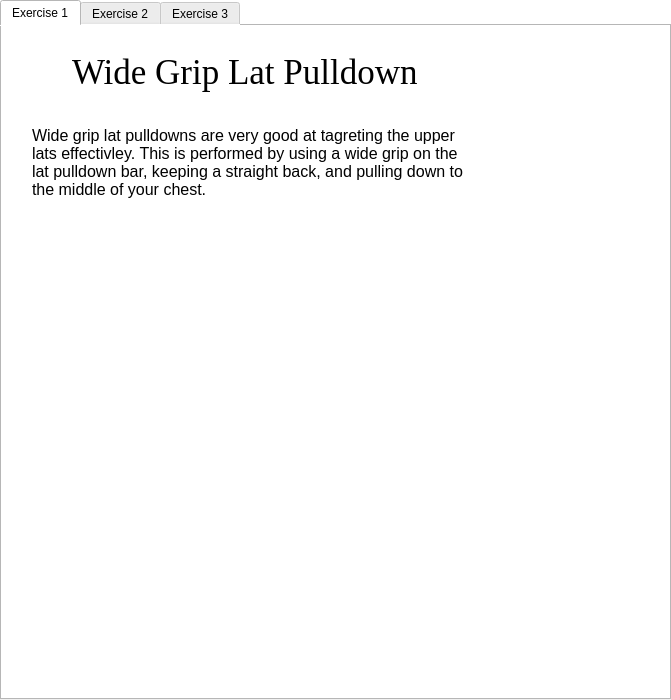
<?xml version="1.0" encoding="UTF-8"?>
<ui version="4.0">
 <class>lats_widget</class>
 <widget class="QWidget" name="lats_widget">
  <property name="geometry">
   <rect>
    <x>0</x>
    <y>0</y>
    <width>671</width>
    <height>700</height>
   </rect>
  </property>
  <property name="windowTitle">
   <string/>
  </property>
  <property name="styleSheet">
   <string notr="true">background-color: rgb(255, 255, 255);</string>
  </property>
  <widget class="QTabWidget" name="lats_tab_widget">
   <property name="geometry">
    <rect>
     <x>0</x>
     <y>0</y>
     <width>671</width>
     <height>700</height>
    </rect>
   </property>
   <property name="currentIndex">
    <number>0</number>
   </property>
   <widget class="QWidget" name="exercise_1">
    <attribute name="title">
     <string>Exercise 1</string>
    </attribute>
    <widget class="QLabel" name="lats_exercise_1_title_lbl">
     <property name="geometry">
      <rect>
       <x>70</x>
       <y>20</y>
       <width>461</width>
       <height>51</height>
      </rect>
     </property>
     <property name="font">
      <font>
       <family>Georgia</family>
       <pointsize>26</pointsize>
      </font>
     </property>
     <property name="text">
      <string>Wide Grip Lat Pulldown</string>
     </property>
    </widget>
    <widget class="QLabel" name="lats_exercise_1_msg_lbl">
     <property name="geometry">
      <rect>
       <x>30</x>
       <y>100</y>
       <width>431</width>
       <height>131</height>
      </rect>
     </property>
     <property name="font">
      <font>
       <pointsize>12</pointsize>
      </font>
     </property>
     <property name="text">
      <string>Wide grip lat pulldowns are very good at tagreting the upper lats effectivley. This is performed by using a wide grip on the lat pulldown bar, keeping a straight back, and pulling down to the middle of your chest.</string>
     </property>
     <property name="alignment">
      <set>Qt::AlignLeading|Qt::AlignLeft|Qt::AlignTop</set>
     </property>
     <property name="wordWrap">
      <bool>true</bool>
     </property>
    </widget>
    <widget class="QLabel" name="lats_exercise_1_lbl">
     <property name="geometry">
      <rect>
       <x>140</x>
       <y>280</y>
       <width>401</width>
       <height>371</height>
      </rect>
     </property>
     <property name="text">
      <string/>
     </property>
     <property name="pixmap">
      <pixmap>../../Pictures/lats_exercise_1.png</pixmap>
     </property>
    </widget>
   </widget>
   <widget class="QWidget" name="exercise_2">
    <attribute name="title">
     <string>Exercise 2</string>
    </attribute>
    <widget class="QLabel" name="lats_exercise_2_title_lbl">
     <property name="geometry">
      <rect>
       <x>80</x>
       <y>20</y>
       <width>481</width>
       <height>51</height>
      </rect>
     </property>
     <property name="font">
      <font>
       <family>Georgia</family>
       <pointsize>26</pointsize>
      </font>
     </property>
     <property name="text">
      <string>Close Grip Lat Pulldowns</string>
     </property>
    </widget>
    <widget class="QLabel" name="lats_exercise_2_msg_lbl">
     <property name="geometry">
      <rect>
       <x>30</x>
       <y>130</y>
       <width>431</width>
       <height>121</height>
      </rect>
     </property>
     <property name="font">
      <font>
       <pointsize>12</pointsize>
      </font>
     </property>
     <property name="text">
      <string>Close grip lat pull downs help target the lower lat muscles, and also the upper back. This is performed by using a close grip on the lat pulldown bar, keeping your back straight, and pulling down to the middle of your chest.</string>
     </property>
     <property name="alignment">
      <set>Qt::AlignLeading|Qt::AlignLeft|Qt::AlignTop</set>
     </property>
     <property name="wordWrap">
      <bool>true</bool>
     </property>
    </widget>
    <widget class="QLabel" name="lats_exercise_2_lbl">
     <property name="geometry">
      <rect>
       <x>80</x>
       <y>290</y>
       <width>481</width>
       <height>381</height>
      </rect>
     </property>
     <property name="text">
      <string/>
     </property>
     <property name="pixmap">
      <pixmap>../../Pictures/upper_back_exercise_2.png</pixmap>
     </property>
    </widget>
   </widget>
   <widget class="QWidget" name="exercise_3">
    <attribute name="title">
     <string>Exercise 3</string>
    </attribute>
    <widget class="QLabel" name="lats_exercise_3_title_lbl">
     <property name="geometry">
      <rect>
       <x>200</x>
       <y>20</y>
       <width>271</width>
       <height>51</height>
      </rect>
     </property>
     <property name="font">
      <font>
       <family>Georgia</family>
       <pointsize>26</pointsize>
      </font>
     </property>
     <property name="text">
      <string>Lat Pull Overs</string>
     </property>
    </widget>
    <widget class="QLabel" name="lats_exercise_3_msg_lbl">
     <property name="geometry">
      <rect>
       <x>20</x>
       <y>100</y>
       <width>481</width>
       <height>231</height>
      </rect>
     </property>
     <property name="font">
      <font>
       <pointsize>12</pointsize>
      </font>
     </property>
     <property name="text">
      <string>Lat pull overs are a great way at isolating the lats. This is performed on either a cable or lat pull over machine. If it is a cable machine, put it up high and use a rope or straight bar, grab the rope/bar and bend over form your torso to roughly a  45 degree angle, keep your legs slightly bent and kept in that position, stand far enough back for a good stretch, keep your arms slightly bent and locked in place, and then pull the rope/bar downwards into your wasit. </string>
     </property>
     <property name="alignment">
      <set>Qt::AlignLeading|Qt::AlignLeft|Qt::AlignTop</set>
     </property>
     <property name="wordWrap">
      <bool>true</bool>
     </property>
    </widget>
    <widget class="QLabel" name="lats_exercise_3_lbl">
     <property name="geometry">
      <rect>
       <x>20</x>
       <y>350</y>
       <width>621</width>
       <height>311</height>
      </rect>
     </property>
     <property name="text">
      <string/>
     </property>
     <property name="pixmap">
      <pixmap>../../Pictures/lats_exercise_3.png</pixmap>
     </property>
    </widget>
   </widget>
  </widget>
 </widget>
 <resources/>
 <connections/>
</ui>
